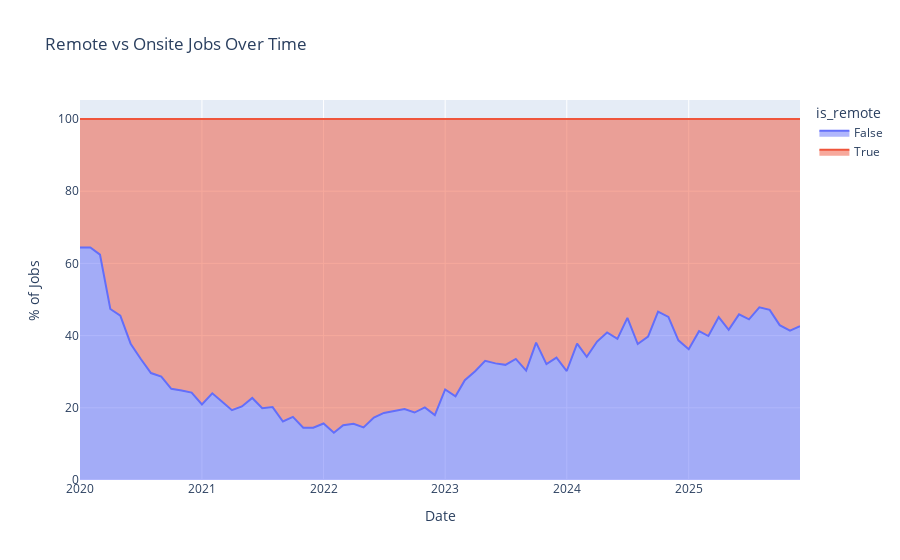

The cell this chart's notebook holds for it:
### Markdown cell above
## 8. Module C: The "Remote" Reality Check

Question: Are companies forcing people back to the office?
Metric: Percentage of "Remote" vs "Onsite" jobs over time.

### Code cell
# Check if 'is_remote' column exists and its values
remote_col = 'is_remote'
if remote_col in df.columns:
    print(f"Dataframe shape: {df.shape}")
    print(f"Remote column nulls: {df[remote_col].isna().sum()}")
    print(df[remote_col].value_counts(dropna=False))
    
    # Prepare data for stacked area chart
    # Group by month and remote status
    # Ensure month column exists in df
    df['date'] = pd.to_datetime(df['date'])
    df['month'] = df['date'].dt.to_period('M').astype(str)
    
    remote_counts = df.groupby(['month', remote_col]).size().reset_index(name='count')
    
    # Calculate percentage per month
    monthly_totals = remote_counts.groupby('month')['count'].transform('sum')
    remote_counts['percentage'] = (remote_counts['count'] / monthly_totals) * 100
    
    # Plot
    fig = px.area(remote_counts, x='month', y='percentage', color=remote_col,
                  title='Remote vs Onsite Jobs Over Time',
                  labels={'percentage': '% of Jobs', 'month': 'Date'},
                  groupnorm='percent') # This ensures it's 100% stacked
    fig.show()
else:
    print(f"Column '{remote_col}' not found in dataframe.")

### Figure 1 — Plotly figure (JSON) as saved in the notebook; plotly's stock layout.template omitted (floating-point values rounded to 4 significant figures)
{"data": [{"fillpattern": {"shape": ""}, "groupnorm": "percent", "hovertemplate": "is_remote=False<br>Date=%{x}<br>% of Jobs=%{y}<extra></extra>", "legendgroup": "False", "line": {"color": "#636efa"}, "marker": {"symbol": "circle"}, "mode": "lines", "name": "False", "orientation": "v", "showlegend": true, "stackgroup": "1", "type": "scatter", "x": ["2020-01", "2020-02", "2020-03", "2020-04", "2020-05", "2020-06", "2020-07", "2020-08", "2020-09", "2020-10", "2020-11", "2020-12", "2021-01", "2021-02", "2021-03", "2021-04", "2021-05", "2021-06", "2021-07", "2021-08", "2021-09", "2021-10", "2021-11", "2021-12", "2022-01", "2022-02", "2022-03", "2022-04", "2022-05", "2022-06", "2022-07", "2022-08", "2022-09", "2022-10", "2022-11", "2022-12", "2023-01", "2023-02", "2023-03", "2023-04", "2023-05", "2023-06", "2023-07", "2023-08", "2023-09", "2023-10", "2023-11", "2023-12", "2024-01", "2024-02", "2024-03", "2024-04", "2024-05", "2024-06", "2024-07", "2024-08", "2024-09", "2024-10", "2024-11", "2024-12", "2025-01", "2025-02", "2025-03", "2025-04", "2025-05", "2025-06", "2025-07", "2025-08", "2025-09", "2025-10", "2025-11", "2025-12"], "xaxis": "x", "y": [64.39, 64.4, 62.42, 47.38, 45.55, 37.76, 33.59, 29.63, 28.62, 25.26, 24.82, 24.22, 20.94, 24.01, 21.82, 19.34, 20.36, 22.73, 19.88, 20.2, 16.21, 17.49, 14.49, 14.51, 15.66, 13.08, 15.15, 15.6, 14.58, 17.32, 18.58, 19.22, 19.67, 18.69, 20.12, 17.99, 25.07, 23.2, 27.64, 30.14, 33.03, 32.31, 31.89, 33.53, 30.31, 38.06, 32.1, 33.88, 30.19, 37.8, 34.13, 38.35, 40.89, 39.09, 44.89, 37.66, 39.73, 46.63, 45.16, 38.7, 36.23, 41.22, 39.88, 45.15, 41.61, 45.89, 44.51, 47.83, 47.12, 42.9, 41.39, 42.61], "yaxis": "y"}, {"fillpattern": {"shape": ""}, "groupnorm": "percent", "hovertemplate": "is_remote=True<br>Date=%{x}<br>% of Jobs=%{y}<extra></extra>", "legendgroup": "True", "line": {"color": "#EF553B"}, "marker": {"symbol": "circle"}, "mode": "lines", "name": "True", "orientation": "v", "showlegend": true, "stackgroup": "1", "type": "scatter", "x": ["2020-01", "2020-02", "2020-03", "2020-04", "2020-05", "2020-06", "2020-07", "2020-08", "2020-09", "2020-10", "2020-11", "2020-12", "2021-01", "2021-02", "2021-03", "2021-04", "2021-05", "2021-06", "2021-07", "2021-08", "2021-09", "2021-10", "2021-11", "2021-12", "2022-01", "2022-02", "2022-03", "2022-04", "2022-05", "2022-06", "2022-07", "2022-08", "2022-09", "2022-10", "2022-11", "2022-12", "2023-01", "2023-02", "2023-03", "2023-04", "2023-05", "2023-06", "2023-07", "2023-08", "2023-09", "2023-10", "2023-11", "2023-12", "2024-01", "2024-02", "2024-03", "2024-04", "2024-05", "2024-06", "2024-07", "2024-08", "2024-09", "2024-10", "2024-11", "2024-12", "2025-01", "2025-02", "2025-03", "2025-04", "2025-05", "2025-06", "2025-07", "2025-08", "2025-09", "2025-10", "2025-11", "2025-12"], "xaxis": "x", "y": [35.61, 35.6, 37.58, 52.62, 54.45, 62.24, 66.41, 70.37, 71.38, 74.74, 75.18, 75.78, 79.06, 75.99, 78.18, 80.66, 79.64, 77.27, 80.12, 79.8, 83.79, 82.51, 85.51, 85.49, 84.34, 86.92, 84.85, 84.4, 85.42, 82.68, 81.42, 80.78, 80.33, 81.31, 79.88, 82.01, 74.93, 76.8, 72.36, 69.86, 66.97, 67.69, 68.11, 66.47, 69.69, 61.94, 67.9, 66.12, 69.81, 62.2, 65.87, 61.65, 59.11, 60.91, 55.11, 62.34, 60.27, 53.37, 54.84, 61.3, 63.77, 58.78, 60.12, 54.85, 58.39, 54.11, 55.49, 52.17, 52.88, 57.1, 58.61, 57.39], "yaxis": "y"}], "layout": {"legend": {"title": {"text": "is_remote"}, "tracegroupgap": 0}, "title": {"text": "Remote vs Onsite Jobs Over Time"}, "xaxis": {"anchor": "y", "domain": [0, 1], "title": {"text": "Date"}}, "yaxis": {"anchor": "x", "domain": [0, 1], "title": {"text": "% of Jobs"}}}}
